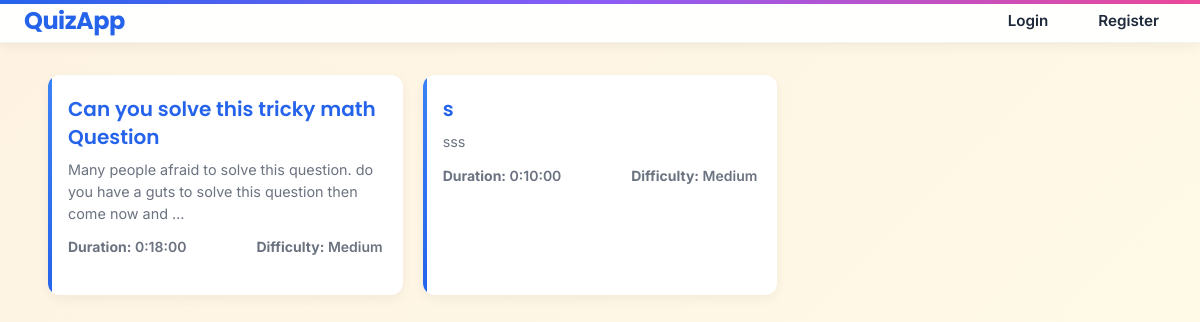
/, run on an earlier commit of the app's database.
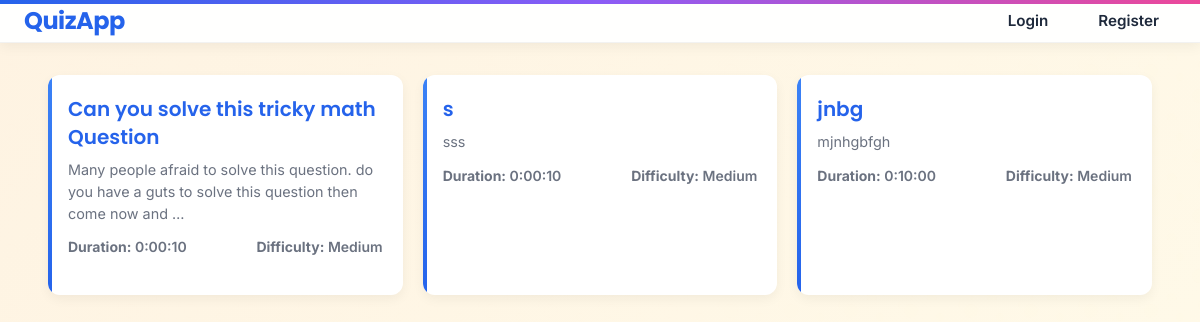
And on a later commit of the database.
### app/models.py (models this page shows, shortened)
class Quizes(models.Model):
    title = models.CharField(max_length=200)
    description = models.TextField(blank=True, null=True)
    created_by = models.ForeignKey(User, on_delete=models.SET_NULL, null=True, blank=True)
    created_at = models.DateTimeField(auto_now_add=True)
    duration = models.DurationField(default=timedelta(minutes=10))  # Quiz time limit
    difficulty = models.CharField(max_length=1, choices=DIFFICULT_CHOICES, default="M")
    is_active = models.BooleanField(default=True) #can be attempt
    available_until = models.DateTimeField(null=True, blank=True)

### app/views.py (the view)
# urls.py: path("", QuizListView.as_view(), name="quiz-list"),
class QuizListView(ListView):
    model = Quizes
    template_name = 'app/quizes_list.html'
    context_object_name = 'quizzes'
    def get_queryset(self):
        now = timezone.now()
        return Quizes.objects.filter(is_active=True, available_until__gte=now) | \
            Quizes.objects.filter(is_active=True, available_until__isnull=True)

### app/templates/app/quizes_list.html (shortened to what this page needs)
{% extends 'base.html' %}
{% block content %}
<div class="container">
  {% if quizzes %}
    <div class="quiz-list">
      {% for quiz in quizzes %}
        <div class="quiz-item">
          <h3><a href="{% url 'quiz-detail' quiz.pk %}">{{ quiz.title }}</a></h3>
          <p>{{ quiz.description|truncatewords:20|default:"No description" }}</p>
          <div class="meta">
            <span class="duration"><strong>Duration:</strong> {{ quiz.duration }}</span>
            <span class="difficulty"><strong>Difficulty:</strong> {{ quiz.get_difficulty_display }}</span>
          </div>
        </div>
      {% endfor %}
    </div>
  {% else %}
    <p>No active quizzes available.</p>
  {% endif %}
</div>
{% endblock %}

What changed in the data, as far as the page shows it:
changed Quizes "Can you solve this tricky math Question": duration "0:18:00" → "0:00:10"
changed Quizes "sss": duration "0:10:00" → "0:00:10"
added Quizes: title "jnbg", description "mjnhgbfgh", duration "0:10:00", difficulty "Medium"
